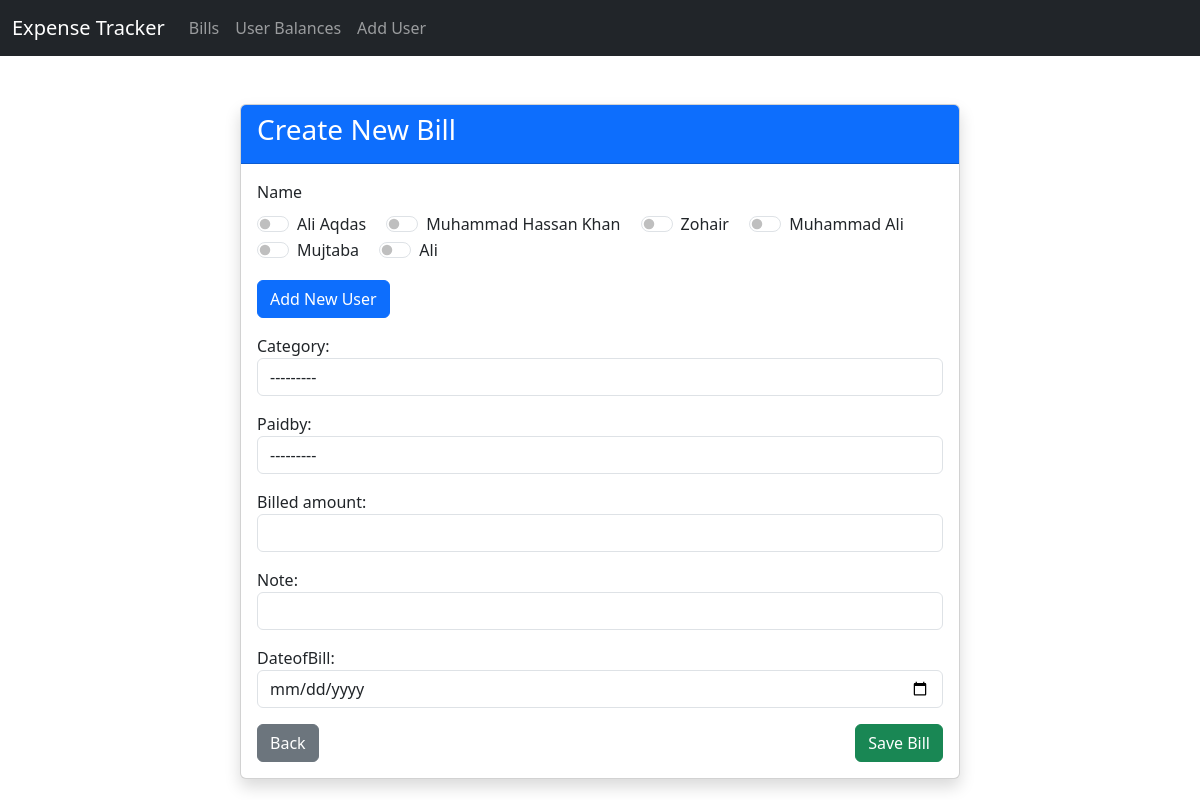
Page /create/ on the committed database.
### calcus/models.py (models this page shows)
class user2cal(models.Model):
    name = models.CharField(max_length=100, unique=True)
    total_balance = models.DecimalField(max_digits=10, decimal_places=2, default=0)
    def __str__(self):
        return self.name

### calcus/views.py (the view, shortened to what this page needs)
# urls.py: path('create/', BillCreateView.as_view(), name='bill-create'),
class BillCreateView(View):
    template_name = 'bill_create.html'
    def get(self, request):
        form = BillForm()
        return render(request, self.template_name, {'form': form})

### calcus/views.py
class BillForm(forms.ModelForm):
    class Meta:
        model = bill
        fields = ['name', 'category', 'paidby', 'billed_amount', 'note', 'dateofBill']
        widgets = {
            'dateofBill': forms.DateInput(attrs={'type': 'date'}),
        }
    def __init__(self, *args, **kwargs):
        super().__init__(*args, **kwargs)
        self.fields['name'].widget.attrs.update({'class': 'form-control', 'multiple': True})
        self.fields['category'].widget.attrs.update({'class': 'form-control'})
        self.fields['paidby'].widget.attrs.update({'class': 'form-control'})
        self.fields['billed_amount'].widget.attrs.update({'class': 'form-control'})
        self.fields['note'].widget.attrs.update({'class': 'form-control'})
        self.fields['dateofBill'].widget.attrs.update({'class': 'form-control'})

### calcus/models.py (called while the page is built)
    def __str__(self):
        return self.name

    def __str__(self):
        return f"Bill {self.uuid} - {self.category.name}: {self.billed_amount}"

### templates/bill_create.html (shortened to what this page needs)
{% extends 'base.html' %}
{% block content %}
<div class="container mt-5">
    <div class="row">
        <div class="col-md-8 offset-md-2">
            <div class="card shadow">
                <div class="card-header bg-primary text-white">
                    <h3 class="card-title">Create New Bill</h3>
                </div>
                <div class="card-body">
                    <form method="post">
                        <div class="mb-3">
                            <label for="id_name" class="form-label">{{ form.name.label }}</label>
                            <div class="fieldWrapper">
                                {% for user in form.name.field.queryset %}
                                    <div class="form-check form-switch form-check-inline">
                                        <input class="form-check-input"
                                               type="checkbox"
                                               name="name"
                                               id="user_{{ user.id }}"
                                               value="{{ user.id }}"
                                               {% if user in form.instance.name.all %}checked{% endif %}>
                                        <label class="form-check-label" for="user_{{ user.id }}">{{ user }}</label><br>
                                    </div>
                                {% endfor %}
                            </div>
                            <a href="{% url 'user-create' %}?next={{ request.path }}" class="btn btn-primary mt-3">Add New User</a>
                        </div>
                        <div class="mb-3">
                            {{ form.category.label_tag }} {{ form.category }}
                        </div>
                        <div class="mb-3">
                            {{ form.paidby.label_tag }} {{ form.paidby }}
                        </div>
                        <div class="mb-3">
                            {{ form.billed_amount.label_tag }} {{ form.billed_amount }}
                        </div>
                        <div class="mb-3">
                            {{ form.note.label_tag }} {{ form.note }}
                        </div>
                        <div class="mb-3">
                            {{ form.dateofBill.label_tag }} {{ form.dateofBill }}
                        </div>
                        <div class="d-flex justify-content-between">
                            <a href="{% if request.GET.next %}{{ request.GET.next }}{% else %}{% url 'bills-list' %}{% endif %}"
                               class="btn btn-secondary">
                                Back
                            </a>
                            <button type="submit" class="btn btn-success">Save Bill</button>
                        </div>
                    </form>
                </div>
            </div>
        </div>
    </div>
</div>
{% endblock %}

### rows in the picture
user2cal: name "Ali Aqdas"
user2cal: name "Muhammad Hassan Khan"
user2cal: name "Zohair"
user2cal: name "Muhammad Ali"
user2cal: name "Mujtaba"
user2cal: name "Ali"
